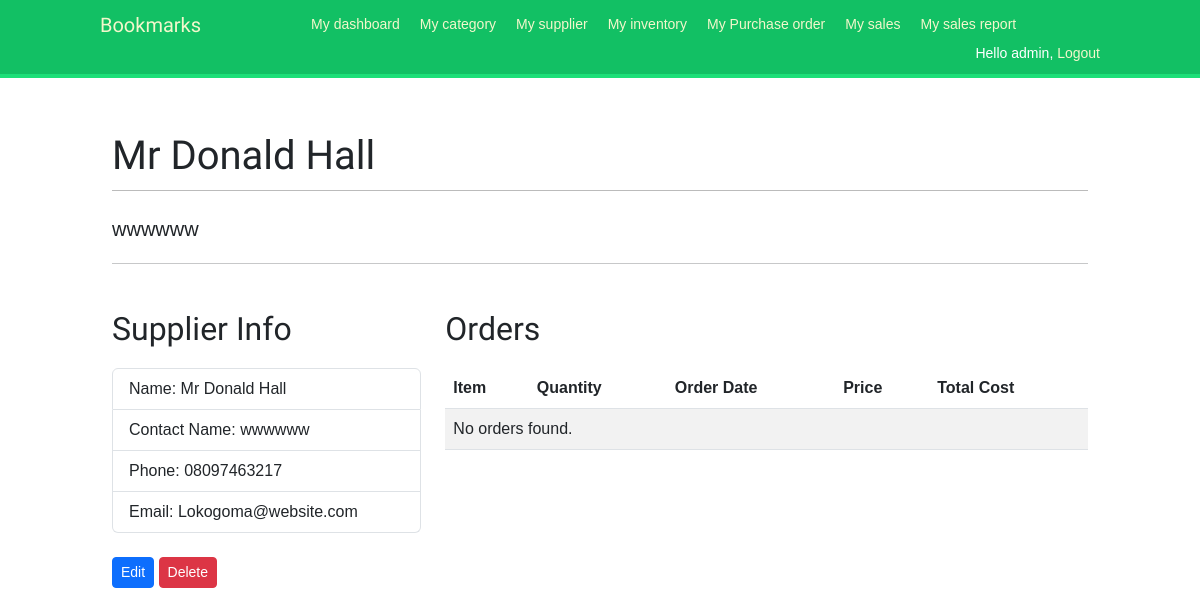
/supplier/1/ (signed in), run on the app's committed database.
### hotelbar/models.py (models this page shows, shortened)
class Supplier(models.Model):
    name = models.CharField(max_length=100)
    contact_name = models.CharField(max_length=100)
    phone = models.CharField(max_length=20)
    email = models.EmailField(max_length=254)

### inventory/views.py (the view)
# urls.py: path('supplier/<int:pk>/', supplier_detail, name='supplier_detail'),
@login_required
def supplier_detail(request, pk):
    supplier = get_object_or_404(Supplier, pk=pk)
    context = {'supplier': supplier}
    return render(request, 'inventory/supplier_detail.html', context)

### inventory/templates/inventory/supplier_detail.html
{% extends 'base.html' %}
{% block content %}
<div class="container">
  <h1 class="mt-4">{{ supplier.name }}</h1>
  <p class="lead">{{ supplier.contact_name }}</p>
  <hr>
  <div class="row">
    <div class="col-md-4">
      <h2>Supplier Info</h2>
      <ul class="list-group">
        <li class="list-group-item">Name: {{ supplier.name }}</li>
        <li class="list-group-item">Contact Name: {{ supplier.contact_name }}</li>
        <li class="list-group-item">Phone: {{ supplier.phone }}</li>
        <li class="list-group-item">Email: {{ supplier.email }}</li>
      </ul>
      <br>
      <a href="{% url 'supplier_edit' supplier.id %}" class="btn btn-primary btn-sm">Edit</a>
      <a href="{% url 'supplier_delete' supplier.id %}" class="btn btn-danger btn-sm">Delete</a>
    </div>
    <div class="col-md-8">
      <h2>Orders</h2>
      <table class="table table-striped">
        <thead>
          <tr>
            <th>Item</th>
            <th>Quantity</th>
            <th>Order Date</th>
            <th>Price</th>
            <th>Total Cost</th>
          </tr>
        </thead>
        <tbody>
          {% for order in orders %}
          <tr>
            <td>{{ order.item }}</td>
            <td>{{ order.quantity }}</td>
            <td>{{ order.order_date }}</td>
            <td>{{ order.price }}</td>
            <td>{{ order.total_cost }}</td>
          </tr>
          {% empty %}
          <tr>
            <td colspan="5">No orders found.</td>
          </tr>
          {% endfor %}
        </tbody>
      </table>
    </div>
  </div>
</div>
{% endblock %}

### templates/base.html (shortened to what this page needs)
{% load static %}
<!DOCTYPE html>
<html>
<head>
    <link rel="stylesheet" href="https://cdnjs.cloudflare.com/ajax/libs/font-awesome/5.15.3/css/all.min.css">
<link href="https://cdn.jsdelivr.net/npm/bootstrap@5.3.0-alpha1/dist/css/bootstrap.min.css" rel="stylesheet">
<link href="{% static "css/base.css" %}" rel="stylesheet">
</head>
<body>
<div id="header">
<span class="logo">Bookmarks</span>
{% if request.user.is_authenticated %}
    <ul class="menu">
        <li {% if section == "dashboard" %}class="selected"{% endif %}>
            <a href="{% url 'dashboard' %}"> My dashboard</a>
        </li>
        <li {% if section == "category_list" %}class="selected"{% endif %}>
            <a href="{% url 'category_list' %}">My category</a>
        </li>
        <li {% if section == "supplier_list" %}class="selected"{% endif %}>
            <a href="{% url 'supplier_list' %}">My supplier</a>
        </li>
        <li {% if section == "inventory_list" %}class="selected"{% endif %}>
            <a href="{% url 'inventory_list' %}">My inventory</a>
        </li>
        <li {% if section == "purchase_order_list" %}class="selected"{% endif %}>
            <a href="{% url 'purchase_order_list' %}">My Purchase order</a>
        </li>
        <li {% if section == "sales" %}class="selected"{% endif %}>
            <a href="{% url 'sales_list' %}">My sales</a>
        </li>
        <li {% if section == "sales_report" %}class="selected"{% endif %}>
            <a href="{% url 'sales_summary_report' %}">My sales report</a>
        </li>
    </ul>
{% endif %}
<span class="user">
    {% if request.user.is_authenticated %}
    Hello {{ request.user.first_name|default:request.user.username }},
    <a href="{% url 'logout' %}">Logout</a>
    {% else %}
    <a href="{% url 'login' %}">Log-in</a>
    {% endif %}
</span>
</div>
<div id="content">
    {% block content %}
    {% endblock %}
    </div>
    </body>
    </html>

### account/static/css/base.css (style rules this page uses)
body { margin:0; padding:0; font-family:helvetica, sans-serif; }
p { line-height: 1.8; }
a { color:#12c064; text-decoration:none; }
h1, h2, h3, h4, h5 , h6 { font-family: 'Muli', sans-serif; font-weight:normal; }
h1 { border-bottom:1px solid #bbb; padding:0 0 10px 0; margin:10px 0 20px 0; }
h2 { margin:30px 0 20px; }
#header { padding:10px 100px; font-size:14px; background:#12c064; color:#fff; border-bottom:4px solid #1cdf78; overflow:auto; }
#header .logo { font-family: 'Muli', sans-serif; float:left; color:#f3f7cc; font-size:20px; margin-right:10%; }
#header ul.menu { list-style:none; float:left; margin:0; padding:0; }
#header ul.menu li { float:left; padding:4px 10px; }
#header a { color:#f3f7cc; }
#header .user { float:right; padding-top:4px; }
#content { padding:30px 100px; }

### data on the page
Supplier: name "Mr Donald Hall", contact_name "wwwwww", phone "08097463217", email "Lokogoma@website.com"

### other printed values
{{ request.user.first_name|default:request.user.username }} "admin"
